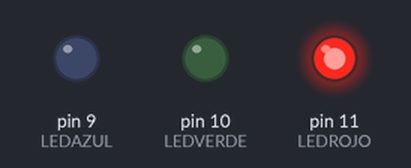
Simulated run of this sketch. Board: Arduino Uno, built with avr-gcc and run on an emulated ATmega328P. Parts: output pins drawn as LEDs (lit = HIGH).

Above: at 1.0 s.
At 3.0 s:
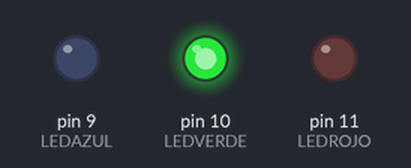
At 5.0 s:
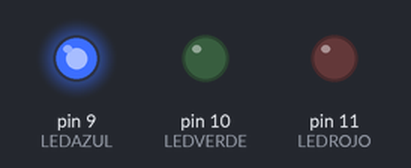
At 7.0 s:
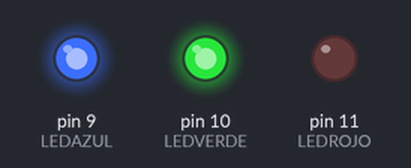
At 9.0 s:
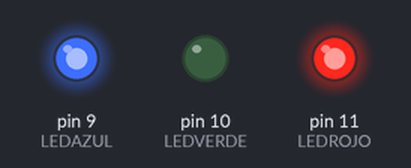
At 11.0 s:
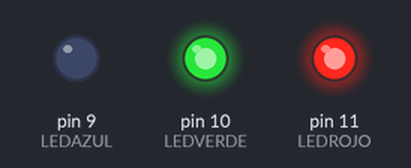
Timing chart, 0 to 15.6 s (numbered marks = the images above):
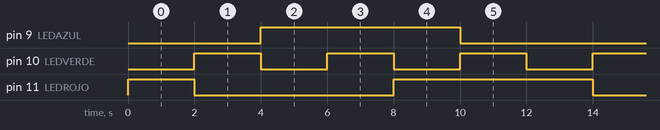

Measured:
- by itself, pin 9 (LEDAZUL): alternates HIGH for 6.0 s and LOW for 6.0 s
- by itself, pin 10 (LEDVERDE): alternates HIGH for 2.0 s and LOW for 2.0 s
- by itself, pin 11 (LEDROJO): repeats every 12.0 s: LOW 6.0 s, HIGH 6.0 s

The sketch:

sketch.ino
```cpp
int LEDROJO = 11;
int LEDVERDE = 10;
int LEDAZUL = 9;


void setup() {
  pinMode(LEDROJO, OUTPUT);
  pinMode(LEDVERDE, OUTPUT);
  pinMode(LEDAZUL, OUTPUT);

}

void loop() {
  // funcion miColorC -- numeros (rojo,verde,azul)
  miColorC(255,0,0); //rojo (C)
  delay(2000);
  miColorC(0,255,0); //verde (C)
  delay(2000);
  miColorC(0,0,255); //azul (C)
  delay(2000);

  // funcion miColorA -- numeros (rojo,verde,azul)
  miColorA(255,0,0); //rojo (A)
  delay(2000);
  miColorA(0,255,0); //verde (A)
  delay(2000);
  miColorA(0,0,255); //azul (A)
  delay(2000);

}

//  funciones //
void miColorC(int rojo, int verde, int azul){ // logica (+) Catode   (-) Anode
  analogWrite(LEDROJO, rojo);
  analogWrite(LEDVERDE, verde);
  analogWrite(LEDAZUL, azul);
}
void miColorA(int rojo, int verde, int azul){ // logica (-) Catode   (+) Anode
  analogWrite(LEDROJO, 255 - rojo);
  analogWrite(LEDVERDE, 255 - verde);
  analogWrite(LEDAZUL, 255 - azul);
}
// sin funciones
// https://wokwi.com/projects/408106070028094465
```
